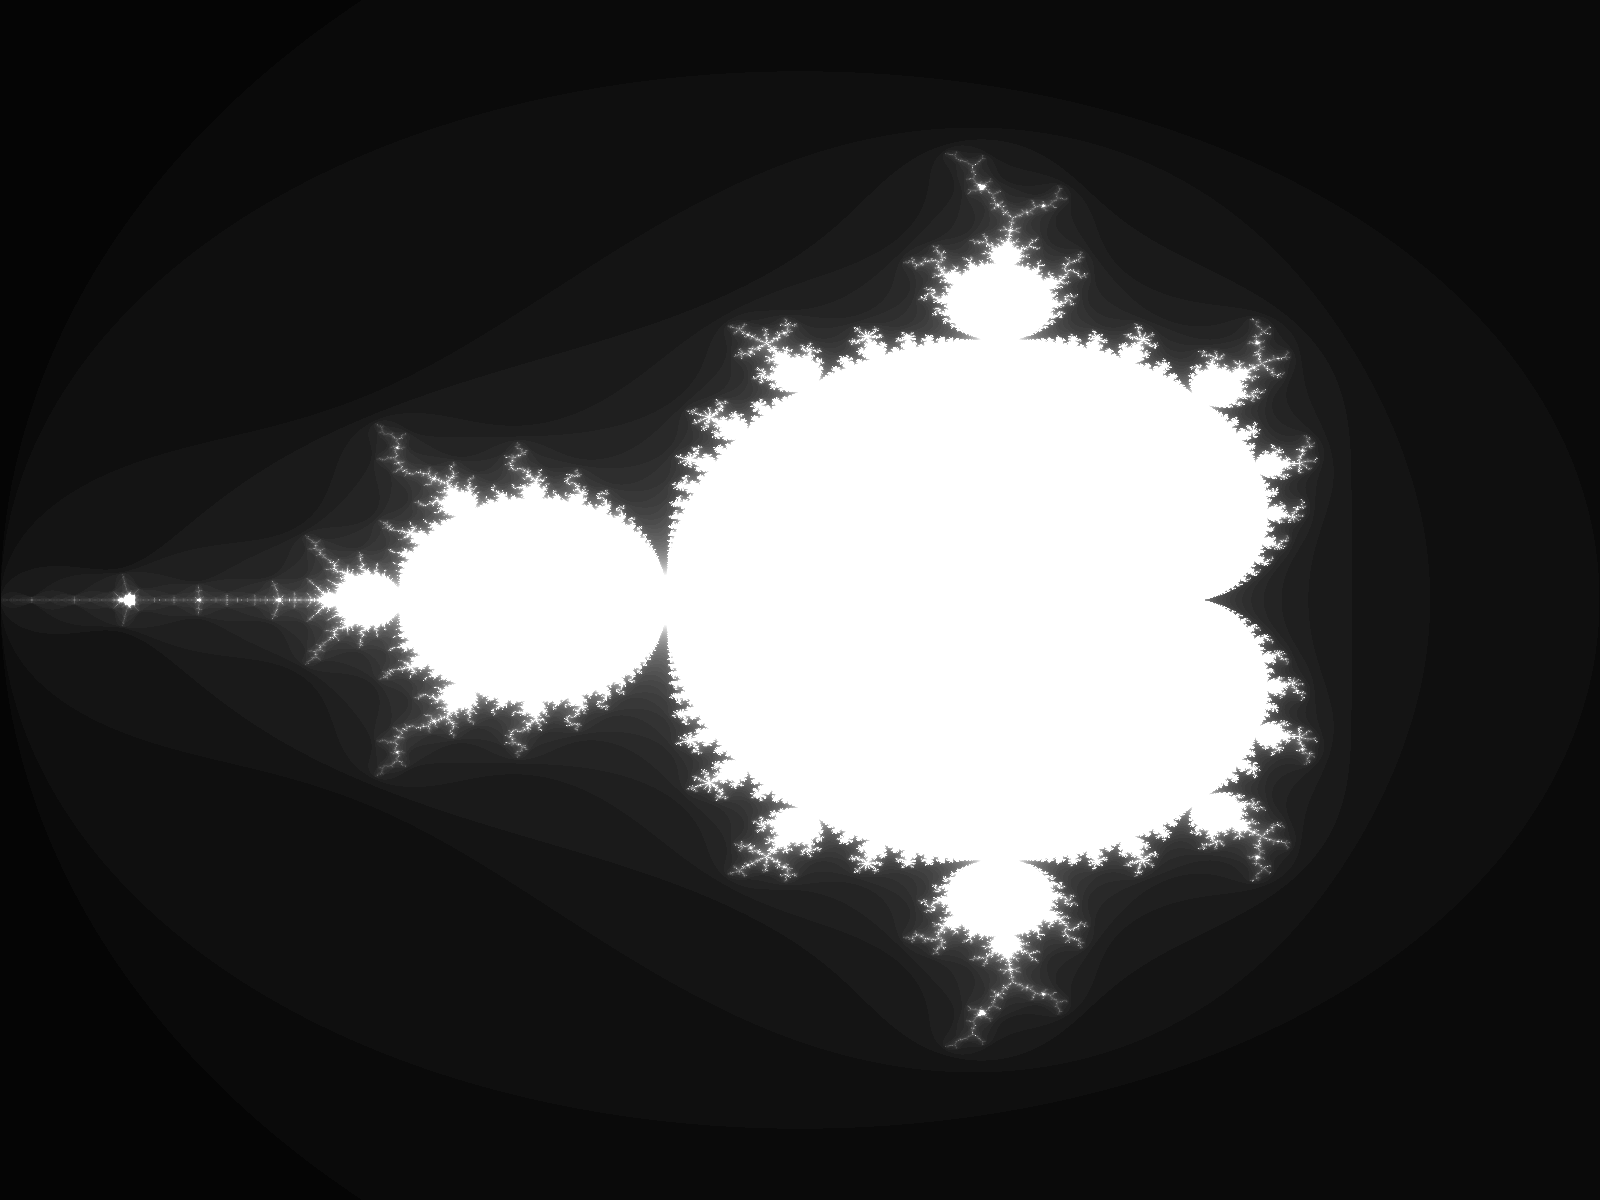

Write the Julia code that produced this figure.
using Colors, FileIO

function mandelbrot(width, height; maxiter=50)
    xmin, xmax = -2.0, 1.0
    ymin, ymax = -1.5, 1.5

    data = Array{Int}(undef, height, width)

    for py in 1:height
        y0 = ymin + (py - 1) * (ymax - ymin) / (height - 1)
        for px in 1:width
            x0 = xmin + (px - 1) * (xmax - xmin) / (width - 1)
            x, y = 0.0, 0.0
            it = 0
            while x*x + y*y <= 4 && it < maxiter
                x, y = x*x - y*y + x0, 2*x*y + y0
                it += 1
            end
            data[py, px] = it
        end
    end

    return data
end

function save_mandelbrot(data, filename)
    maxiter = maximum(data)
    img = reinterpret(Gray{Float64}, data ./ maxiter)
    save(filename, img)
end

d = mandelbrot(1600, 1200)
println("Mandelbrot set generated.")
save_mandelbrot(d, "mandelbrot.png")
